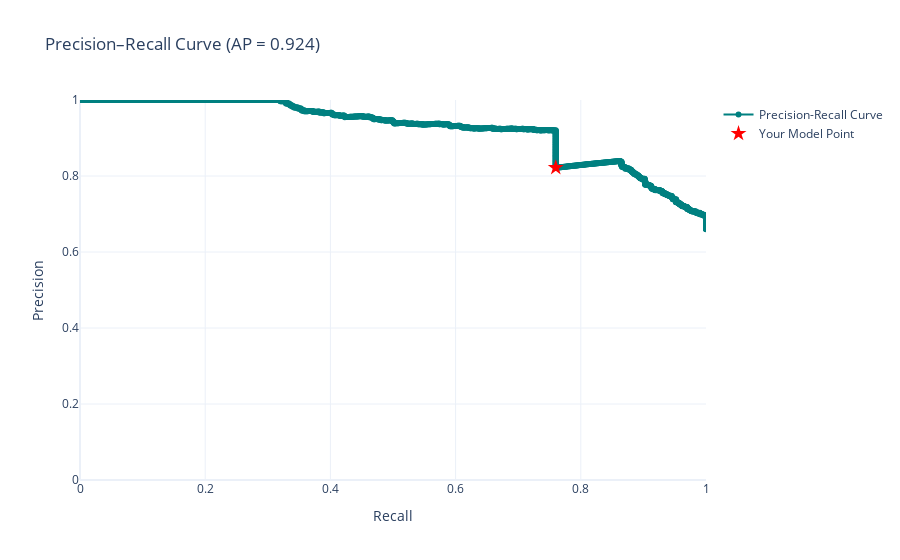

The code cell stored with this chart in its notebook:
### Code cell
import numpy as np
import plotly.graph_objects as go
from sklearn.metrics import precision_recall_curve, average_precision_score

# Realistic metrics
precision_target = 0.822
recall_target = 0.760

# Generate synthetic predictions to match your metrics
TP, FN, FP, TN = 760, 240, 165, 350
y_true = np.array([1]*TP + [1]*FN + [0]*FP + [0]*TN)
tp_scores = np.random.uniform(0.75, 1.0, TP)
fn_scores = np.random.uniform(0.05, 0.40, FN)
fp_scores = np.random.uniform(0.55, 0.90, FP)
tn_scores = np.random.uniform(0.0, 0.25, TN)
y_scores = np.concatenate([tp_scores, fn_scores, fp_scores, tn_scores])

# Precision-Recall
precision, recall, _ = precision_recall_curve(y_true, y_scores)
ap = average_precision_score(y_true, y_scores)

# Interactive Plotly figure
fig = go.Figure()

# PR curve
fig.add_trace(go.Scatter(
    x=recall, y=precision,
    mode='lines+markers',
    name='Precision-Recall Curve',
    line=dict(color='teal', width=2),
    hovertemplate='Recall: %{x:.3f}<br>Precision: %{y:.3f}<extra></extra>'
))

# Actual metric point
fig.add_trace(go.Scatter(
    x=[recall_target], y=[precision_target],
    mode='markers',
    marker=dict(color='red', size=12, symbol='star'),
    name='Your Model Point',
    hovertemplate=f'Precision={precision_target}<br>Recall={recall_target}<extra></extra>'
))

fig.update_layout(
    title=f'Precision–Recall Curve (AP = {ap:.3f})',
    xaxis_title='Recall',
    yaxis_title='Precision',
    xaxis=dict(range=[0,1]),
    yaxis=dict(range=[0,1]),
    template='plotly_white'
)

fig.show()

### Figure 1 — Plotly figure (JSON) as saved in the notebook; plotly's stock layout.template omitted (floating-point values rounded to 4 significant figures; data arrays with more than 128 entries replaced by an {"elided": "..."} marker saying what was removed)
{"data": [{"hovertemplate": "Recall: %{x:.3f}<br>Precision: %{y:.3f}<extra></extra>", "line": {"color": "teal", "width": 2}, "mode": "lines+markers", "name": "Precision-Recall Curve", "type": "scatter", "x": {"elided": "1516 float values"}, "y": {"elided": "1516 float values"}}, {"hovertemplate": "Precision=0.822<br>Recall=0.76<extra></extra>", "marker": {"color": "red", "size": 12, "symbol": "star"}, "mode": "markers", "name": "Your Model Point", "type": "scatter", "x": [0.76], "y": [0.822]}], "layout": {"title": {"text": "Precision–Recall Curve (AP = 0.924)"}, "xaxis": {"range": [0, 1], "title": {"text": "Recall"}}, "yaxis": {"range": [0, 1], "title": {"text": "Precision"}}}}
